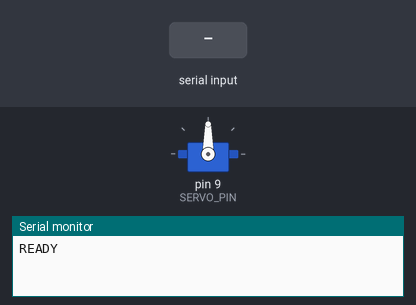
The sketch below on a simulated Arduino Uno, built with avr-gcc and run on an emulated ATmega328P. On the bench: servo, the last lines printed to the serial monitor. Inputs (shaded band) come from the test bench.

Above: at 2.2 s.
2.3 s: "ANGLE:\n" received over Serial
At 2.9 s:
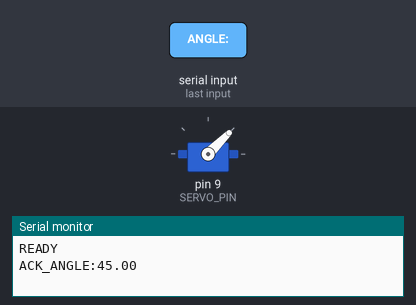
3.8 s: "ANGLE:90\n" received over Serial
At 4.1 s:
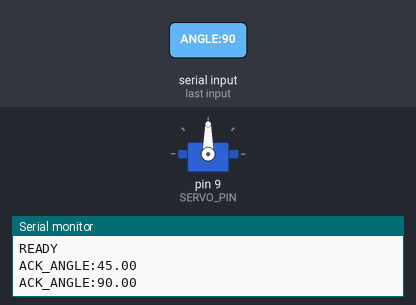
5.3 s: "ANGLE:,45\n" received over Serial
At 6.4 s:
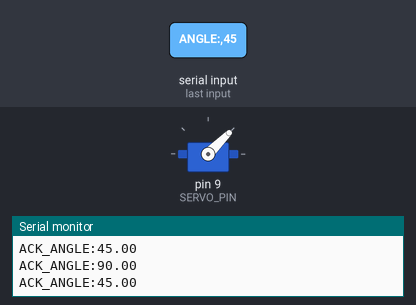
Timing chart, 0 to 8.3 s (numbered marks = the images above; inputs shaded):
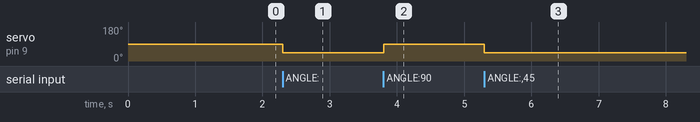

The sketch:

servo.ino
```cpp
#include <Servo.h>

const int SERVO_PIN = 9;
Servo tiltServo;

void setup() {
  Serial.begin(115200);
  tiltServo.attach(SERVO_PIN);

  // Move to 90 immediately on boot
  tiltServo.write(90);
  delay(1000);
  Serial.println("READY");
}

void loop() {
  if (Serial.available() > 0) {
    String command = Serial.readStringUntil('\n');
    command.trim();

    if (command.startsWith("ANGLE:")) {
      float target_angle = command.substring(6).toFloat();

      // Constrain to physical limits of your setup (e.g., 45 to 135)
      target_angle = constrain(target_angle, 45.0, 135.0);

      tiltServo.write(target_angle);

      Serial.print("ACK_ANGLE:");
      Serial.println(target_angle);
    }
  }
}
```

Measured:
- after the input at 2.3 s, servo on pin 9 (SERVO_PIN): 90° → 45° at once
- after the input at 3.8 s, servo on pin 9 (SERVO_PIN): 45° → 90° at once
- after the input at 5.3 s, servo on pin 9 (SERVO_PIN): 90° → 45° at once
